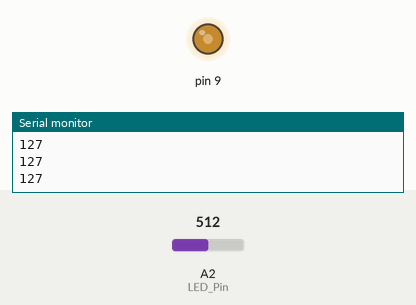
This sketch was run on a simulated Arduino Uno, built with avr-gcc and run on an emulated ATmega328P. Shown: output pins drawn as LEDs (lit = HIGH), the last lines printed to the serial monitor. Inputs (shaded band) come from the test bench; at power-on: A2 (LED_Pin) = 512.

Above: at 1.2 s.
1.3 s: A2 (LED_Pin) set to 716
At 1.6 s:
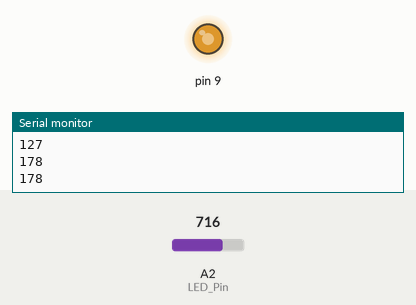
2.8 s: A2 (LED_Pin) set to 900
At 4.0 s:
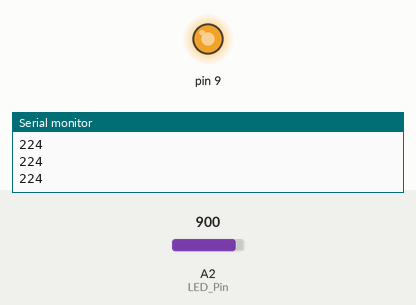
4.3 s: A2 (LED_Pin) set to 122
At 5.5 s:
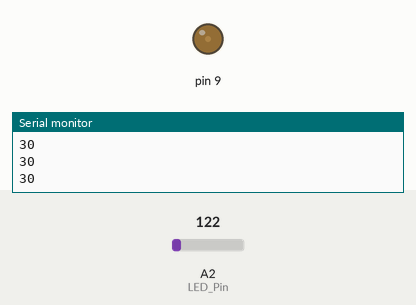
5.8 s: A2 (LED_Pin) set to 0
At 6.8 s:
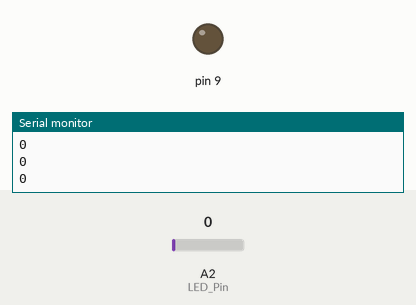
7.3 s: A2 (LED_Pin) set to 511
At 8.0 s:
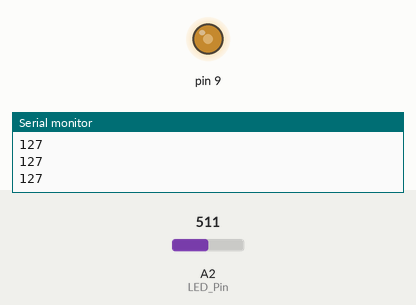
Timing chart, 0 to 9.8 s (numbered marks = the images above; inputs shaded):
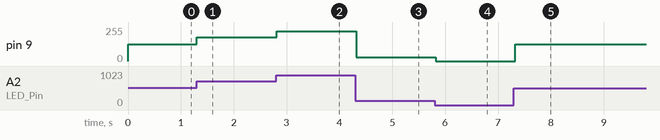

Measured:
- after the input at 1.3 s, pin 9: 127/255 → 178/255 at once
- after the input at 2.8 s, pin 9: 178/255 → 224/255 at once
- after the input at 4.3 s, pin 9: 224/255 → 30/255 at once
- after the input at 5.8 s, pin 9: 30/255 → 0/255 at once
- after the input at 7.3 s, pin 9: 0/255 → 127/255 at once

The sketch:

Potentiometer_LED.ino
```cpp
// Created By Alexandros Panagiotakopoulos - alexandrospanag.github.io
// DATE: 29/07/2024
int value; //save analog value


void setup(){
  pinMode(A2, INPUT); //LED Pin
  Serial.begin(9600); //Initialize Serial Monitior (OPTIONAL) to check the values.
}

void loop(){
  value = analogRead(A2);          //Read and save analog value from potentiometer
  value = map(value, 0, 1023, 0, 255); //Map value 0-1023 to 0-255 (PWM)
  analogWrite(9, value);          //Send PWM value to led
  delay(100);                          //Small delay
  Serial.println(value); //Check the volume 0 through the Serial 0 for OFF (minimum lighting volume), 255 for ON (maximum lighting volume)
}
```
